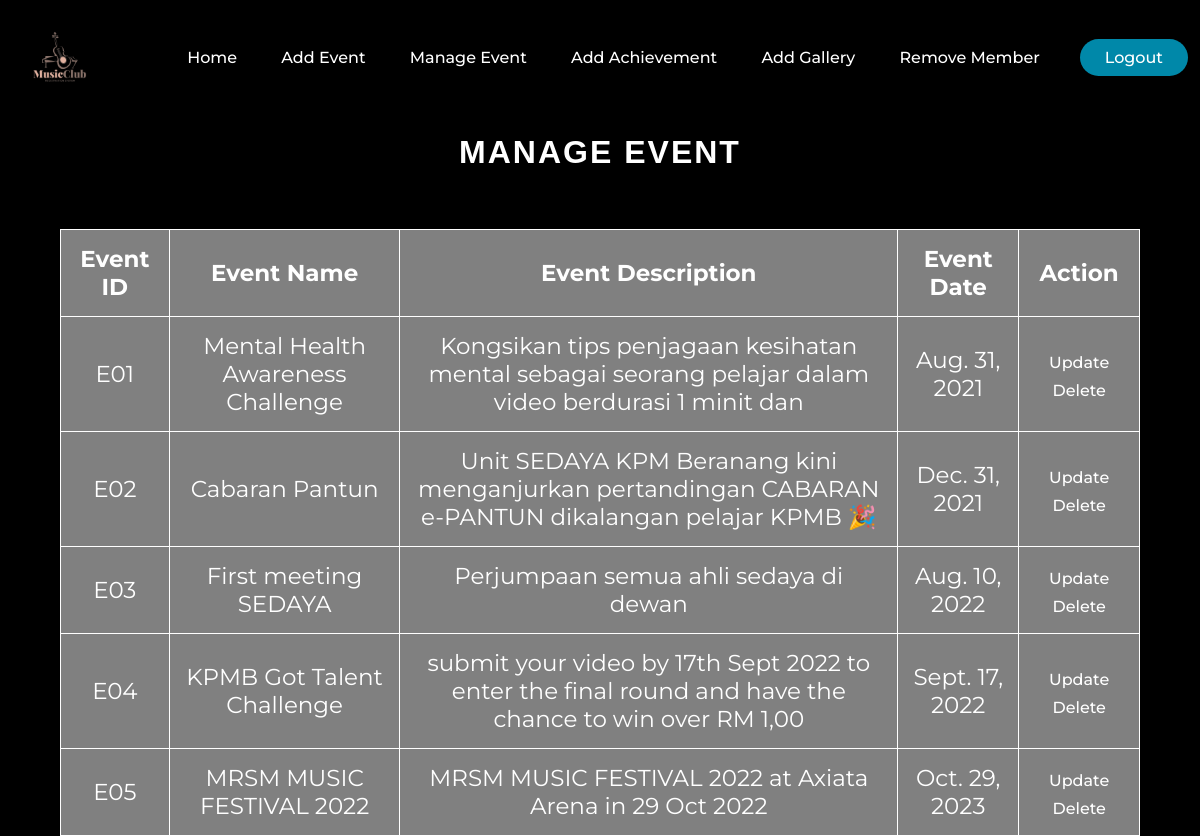
The page /manageevents/ on the database as committed earlier.
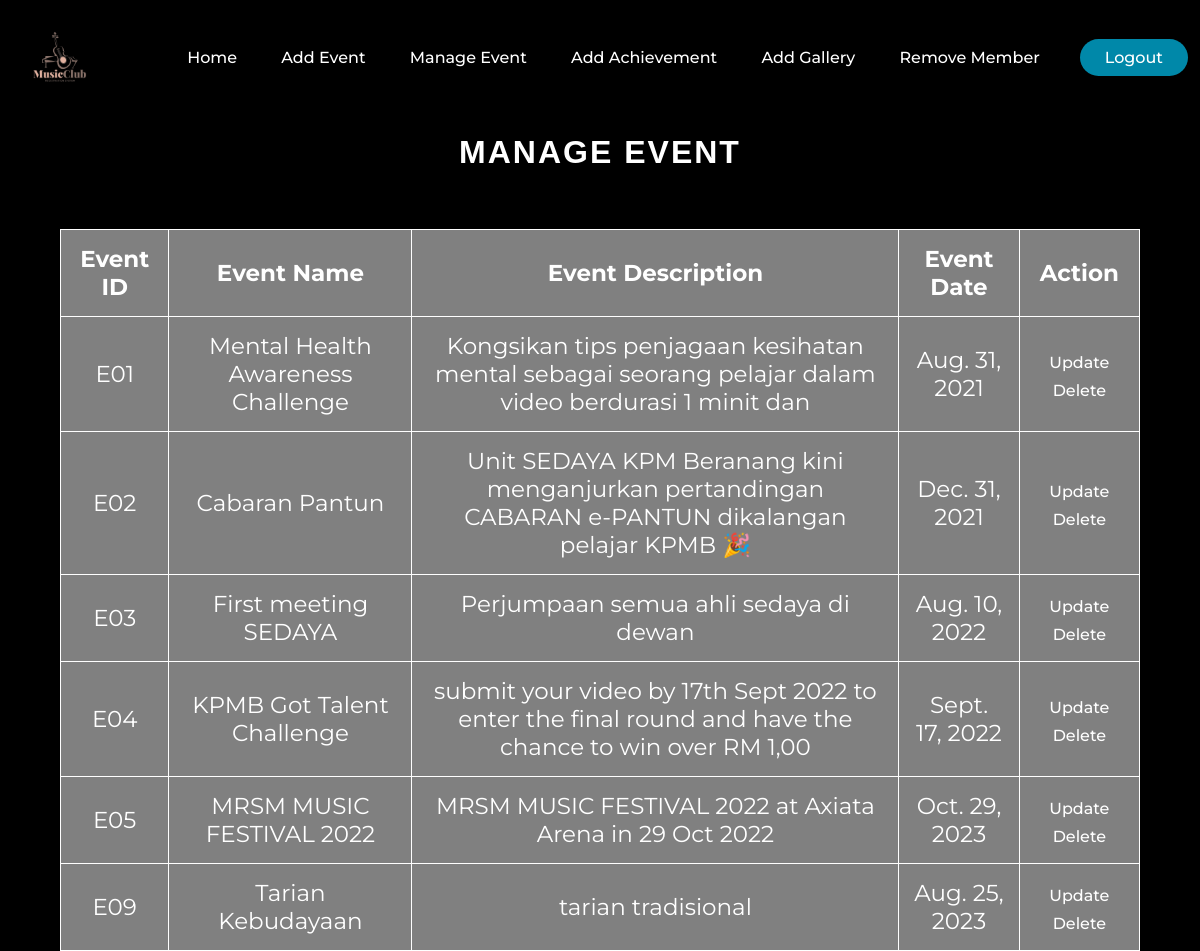
The same page on the database as committed later.
### homepage/models.py (models this page shows)
class Events(models.Model):
    eventsID = models.CharField(max_length=100 , primary_key=True)
    eventsName = models.TextField(max_length=100)
    eventsDesc = models.CharField(max_length=100)
    eventsDate = models.DateField()

### homepage/views.py (the view)
# urls.py: path("manageevents/", views.manageevents, name="manageevents"),
def manageevents(request):
    events = Events.objects.all()
    context = {
        'events': events
    }
    return render(request, 'manageevents.html', context)

### homepage/templates/manageevents.html (shortened to what this page needs)
<!DOCTYPE html>
{% load static %}
<html lang="en">
<head>
    <link rel="stylesheet" href="{% static 'css/manageevent.css' %}">
</head>
<body>
  <div class="wrapper">
    <header>
      {% load static %}
      <img class="logo" src="{% static 'image/logomusicclub.png' %}" alt="">
      <nav>
        <ul class="nav_links">
          <li><a href="{% url 'adminhomepage' %}">Home</a></li>
          <li><a href="{% url 'addevents' %}">Add Event</a></li>
          <li><a href="{% url 'manageevents' %}">Manage Event</a></li>
          <li><a href="{% url 'addachievement' %}">Add Achievement</a></li>
          <li><a href="{% url 'achievement' %}">Add Gallery</a></li>
          <li><a href="{% url 'managemember' %}">Remove Member</a></li>
        </ul>
      </nav>
      <a class="cta" href="{% url 'loginpage' %}"><button>Logout</button></a>
    </header>
    <div class="topik">
      <h2>Manage Event</h2>
    </div>
  </div>
  <br><br>
  <table align="center" class="wowo">
    <thead>
      <tr class="papa">
        <th>Event ID</th>
        <th>Event Name</th>
        <th>Event Description</th>
        <th>Event Date</th>
        <th>Action</th>
      </tr>
    </thead>
    <tbody>
      {% for event in events %}
        <tr>
          <td>{{ event.eventsID }}</td>
          <td>{{ event.eventsName }}</td>
          <td>{{ event.eventsDesc }}</td>
          <td>{{ event.eventsDate }}</td>
          <td class="link-cell">
            <a href="{% url 'updateevent' event.eventsName %}" class="poo">Update</a>
            <a href="#" class="poo delete-btn" data-event-name="{{ event.eventsName }}">Delete</a>
          </td>
        </tr>
      {% endfor %}
    </tbody>
  </table>
</body>
</html>

### homepage/static/css/manageevent.css (style rules this page uses)
* { box-sizing: border-box; margin: 0; padding: 0; }
li, a, button { font-family: "Montserrat", sans-serif; font-weight: 500; font-size: 16px; color: aliceblue; text-decoration: none; }
header { display: flex; justify-content: space-between; align-items: center; padding: 30px 10%; background-color: rgb(0, 0, 0); padding: 1%; }
.logo { cursor: pointer; margin-right: auto; height: 90px; }
.nav_links { list-style: none; }
.nav_links li { display: inline-block; padding: 0px 20px; }
.nav_links li a { transition: all 0.3s ease 0s; }
button { margin-left: 20px; padding: 9px 25px; background-color: rgba(0, 136, 169, 1); border: none; border-radius: 50px; cursor:pointer; transition: all 0.3s ease 0s; }
table { font-family: "Montserrat", sans-serif; font-size: 23px; background-color: black; }

### homepage/templates/manageevents.html (style rules this page uses)
* { box-sizing: border-box; margin: 0; padding: 0; }
body { font-family: "Montserrat", sans-serif; background-color: #000000; color: #ffffff; }
li, a, button { font-weight: 500; font-size: 16px; color: #ffffff; text-decoration: none; }
header { display: flex; justify-content: space-between; align-items: center; padding: 30px 10%; background-color: #000000; padding: 1%; }
.logo { cursor: pointer; margin-right: auto; height: 90px; }
.nav_links { list-style: none; }
.nav_links li { display: inline-block; padding: 0px 20px; }
.nav_links li a { transition: all 0.3s ease 0s; }
button { margin-left: 20px; padding: 9px 25px; background-color: rgba(0, 136, 169, 1); border: none; border-radius: 50px; cursor: pointer; transition: all 0.3s ease 0s; }
table { font-size: 23px; background-color: #808080; border-collapse: collapse; margin: 0 auto; width: 90%; }
table, th, td { border: 1px solid #ffffff; }
th, td { padding: 15px; text-align: center; }
.topik { text-align: center; padding: 20px; }
.topik h2 { font-size: 32px; font-weight: bold; letter-spacing: 2px; text-transform: uppercase; font-family: "Arial", sans-serif; }

Rows that differ between the two databases and show on the page:
added Events: eventsID "E09", eventsName "Tarian Kebudayaan", eventsDesc "tarian tradisional", eventsDate "Aug. 25, 2023"
